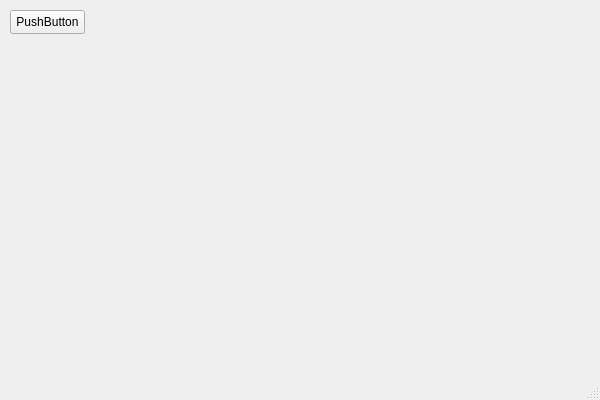
<?xml version="1.0" encoding="UTF-8"?>
<ui version="4.0">
 <class>QtWidgetsApplication1Class</class>
 <widget class="QMainWindow" name="QtWidgetsApplication1Class">
  <property name="geometry">
   <rect>
    <x>0</x>
    <y>0</y>
    <width>600</width>
    <height>400</height>
   </rect>
  </property>
  <property name="windowTitle">
   <string>QtWidgetsApplication1</string>
  </property>
  <widget class="QWidget" name="centralWidget">
   <widget class="QPushButton" name="pushButton">
    <property name="geometry">
     <rect>
      <x>10</x>
      <y>10</y>
      <width>75</width>
      <height>24</height>
     </rect>
    </property>
    <property name="text">
     <string>PushButton</string>
    </property>
   </widget>
   <widget class="RenderArea" name="renderArea" native="true">
    <property name="geometry">
     <rect>
      <x>220</x>
      <y>130</y>
      <width>120</width>
      <height>80</height>
     </rect>
    </property>
   </widget>
  </widget>
  <widget class="QStatusBar" name="statusBar"/>
 </widget>
 <layoutdefault spacing="6" margin="11"/>
 <customwidgets>
  <customwidget>
   <class>RenderArea</class>
   <extends>QWidget</extends>
   <header>renderarea.h</header>
   <container>1</container>
  </customwidget>
 </customwidgets>
 <resources>
  <include location="QtWidgetsApplication1.qrc"/>
 </resources>
 <connections/>
</ui>
